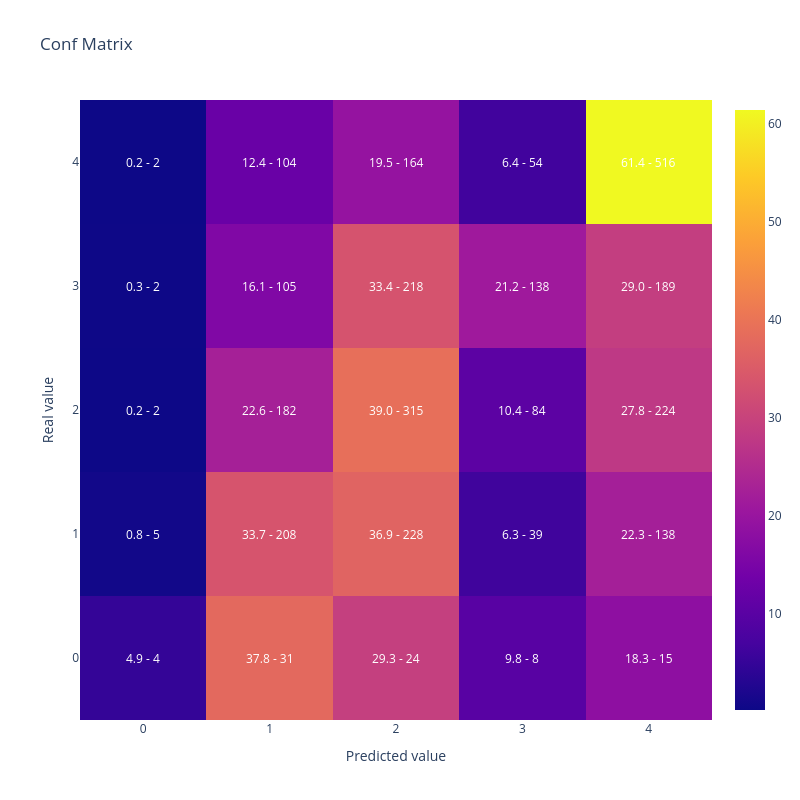

The cell this chart's notebook holds for it:
### Code cell
#MAtriz de confusion y Kappa dfe OVA
y_pred = lgb_model.predict(X_test).argmax(axis=1)

display(plot_confusion_matrix(y_test,y_pred))

{'kappa':cohen_kappa_score(y_test,
                y_pred,
                weights = 'quadratic'),
 'accuracy':accuracy_score(y_test,y_pred),
 'balanced_accuracy':balanced_accuracy_score(y_test,y_pred)}

### Figure 1 — Plotly figure (JSON) as saved in the notebook; plotly's stock layout.template omitted (floating-point values rounded to 4 significant figures)
{"data": [{"type": "heatmap", "x": [0, 1, 2, 3, 4], "y": [0, 1, 2, 3, 4], "z": [[4.878, 37.8, 29.27, 9.756, 18.29], [0.8091, 33.66, 36.89, 6.311, 22.33], [0.2478, 22.55, 39.03, 10.41, 27.76], [0.3067, 16.1, 33.44, 21.17, 28.99], [0.2381, 12.38, 19.52, 6.429, 61.43]]}], "layout": {"annotations": [{"font": {"color": "white"}, "showarrow": false, "text": "4.9 - 4", "x": 0, "xref": "x", "y": 0, "yref": "y"}, {"font": {"color": "white"}, "showarrow": false, "text": "37.8 - 31", "x": 1, "xref": "x", "y": 0, "yref": "y"}, {"font": {"color": "white"}, "showarrow": false, "text": "29.3 - 24", "x": 2, "xref": "x", "y": 0, "yref": "y"}, {"font": {"color": "white"}, "showarrow": false, "text": "9.8 - 8", "x": 3, "xref": "x", "y": 0, "yref": "y"}, {"font": {"color": "white"}, "showarrow": false, "text": "18.3 - 15", "x": 4, "xref": "x", "y": 0, "yref": "y"}, {"font": {"color": "white"}, "showarrow": false, "text": "0.8 - 5", "x": 0, "xref": "x", "y": 1, "yref": "y"}, {"font": {"color": "white"}, "showarrow": false, "text": "33.7 - 208", "x": 1, "xref": "x", "y": 1, "yref": "y"}, {"font": {"color": "white"}, "showarrow": false, "text": "36.9 - 228", "x": 2, "xref": "x", "y": 1, "yref": "y"}, {"font": {"color": "white"}, "showarrow": false, "text": "6.3 - 39", "x": 3, "xref": "x", "y": 1, "yref": "y"}, {"font": {"color": "white"}, "showarrow": false, "text": "22.3 - 138", "x": 4, "xref": "x", "y": 1, "yref": "y"}, {"font": {"color": "white"}, "showarrow": false, "text": "0.2 - 2", "x": 0, "xref": "x", "y": 2, "yref": "y"}, {"font": {"color": "white"}, "showarrow": false, "text": "22.6 - 182", "x": 1, "xref": "x", "y": 2, "yref": "y"}, {"font": {"color": "white"}, "showarrow": false, "text": "39.0 - 315", "x": 2, "xref": "x", "y": 2, "yref": "y"}, {"font": {"color": "white"}, "showarrow": false, "text": "10.4 - 84", "x": 3, "xref": "x", "y": 2, "yref": "y"}, {"font": {"color": "white"}, "showarrow": false, "text": "27.8 - 224", "x": 4, "xref": "x", "y": 2, "yref": "y"}, {"font": {"color": "white"}, "showarrow": false, "text": "0.3 - 2", "x": 0, "xref": "x", "y": 3, "yref": "y"}, {"font": {"color": "white"}, "showarrow": false, "text": "16.1 - 105", "x": 1, "xref": "x", "y": 3, "yref": "y"}, {"font": {"color": "white"}, "showarrow": false, "text": "33.4 - 218", "x": 2, "xref": "x", "y": 3, "yref": "y"}, {"font": {"color": "white"}, "showarrow": false, "text": "21.2 - 138", "x": 3, "xref": "x", "y": 3, "yref": "y"}, {"font": {"color": "white"}, "showarrow": false, "text": "29.0 - 189", "x": 4, "xref": "x", "y": 3, "yref": "y"}, {"font": {"color": "white"}, "showarrow": false, "text": "0.2 - 2", "x": 0, "xref": "x", "y": 4, "yref": "y"}, {"font": {"color": "white"}, "showarrow": false, "text": "12.4 - 104", "x": 1, "xref": "x", "y": 4, "yref": "y"}, {"font": {"color": "white"}, "showarrow": false, "text": "19.5 - 164", "x": 2, "xref": "x", "y": 4, "yref": "y"}, {"font": {"color": "white"}, "showarrow": false, "text": "6.4 - 54", "x": 3, "xref": "x", "y": 4, "yref": "y"}, {"font": {"color": "white"}, "showarrow": false, "text": "61.4 - 516", "x": 4, "xref": "x", "y": 4, "yref": "y"}], "height": 800, "title": {"text": "Conf Matrix"}, "width": 800, "xaxis": {"title": {"text": "Predicted value"}}, "yaxis": {"title": {"text": "Real value"}}}}
